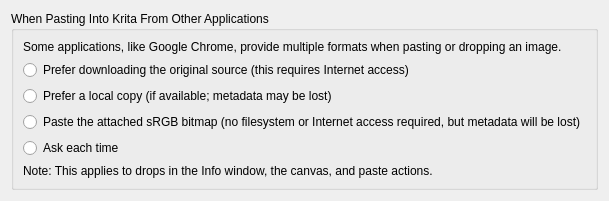
     <widget class="QWidget" name="Pasting">
      <attribute name="title">
       <string>Pasting</string>
      </attribute>
      <layout class="QFormLayout" name="formLayout_18">
       <item row="0" column="0" colspan="2">
        <widget class="QGroupBox" name="grpPasteFrom">
         <property name="title">
          <string>When Pasting Into Krita From Other Applications</string>
         </property>
         <layout class="QFormLayout" name="formLayout_8">
          <item row="1" column="0" colspan="2">
           <widget class="QRadioButton" name="btnDownload">
            <property name="text">
             <string>Prefer downloading the original source (this requires Internet access)</string>
            </property>
           </widget>
          </item>
          <item row="5" column="0" colspan="2">
           <widget class="QLabel" name="lblPasteNote">
            <property name="text">
             <string>Note: This applies to drops in the Info window, the canvas, and paste actions.</string>
            </property>
           </widget>
          </item>
          <item row="0" column="0" colspan="2">
           <widget class="QLabel" name="lblPasteContext">
            <property name="text">
             <string>Some applications, like Google Chrome, provide multiple formats when pasting or dropping an image.</string>
            </property>
           </widget>
          </item>
          <item row="2" column="0" colspan="2">
           <widget class="QRadioButton" name="btnLocal">
            <property name="text">
             <string>Prefer a local copy (if available; metadata may be lost)</string>
            </property>
           </widget>
          </item>
          <item row="3" column="0" colspan="2">
           <widget class="QRadioButton" name="btnBitmap">
            <property name="text">
             <string>Paste the attached sRGB bitmap (no filesystem or Internet access required, but metadata will be lost)</string>
            </property>
           </widget>
          </item>
          <item row="4" column="0" colspan="2">
           <widget class="QRadioButton" name="btnAsk">
            <property name="text">
             <string>Ask each time</string>
            </property>
           </widget>
          </item>
         </layout>
        </widget>
       </item>
      </layout>
     </widget>
